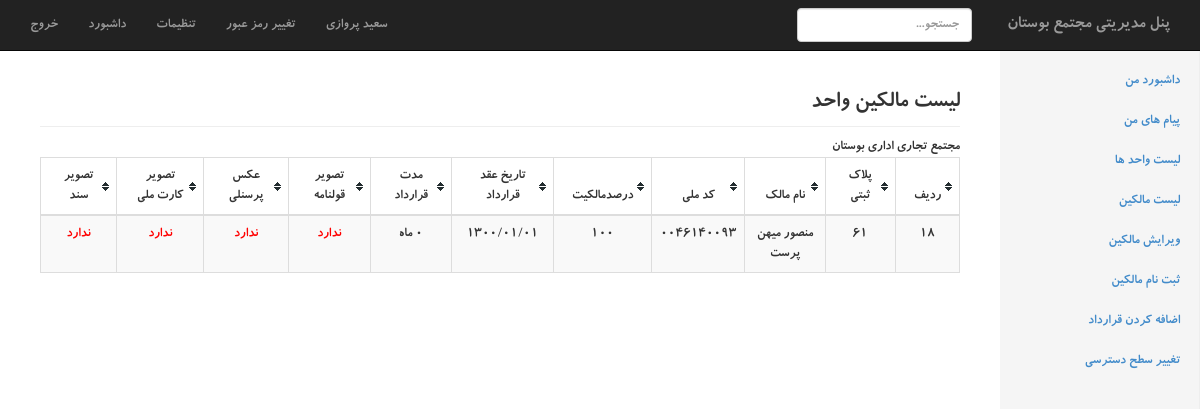
The page /index.php?page=vahed_contracts&id=61 (signed in) on the database its author committed.
### tables this page shows
CREATE TABLE IF NOT EXISTS `contract` (
`id` int(11) NOT NULL,
  `vahed_id` int(11) NOT NULL,
  `users_id` int(11) NOT NULL,
  `percent` int(11) NOT NULL,
  `gholname_image` varchar(250) NOT NULL,
  `begin_date` bigint(20) NOT NULL,
  `duration` int(11) NOT NULL
);

CREATE TABLE IF NOT EXISTS `vahed` (
`id` int(11) NOT NULL,
  `radif` varchar(255) DEFAULT NULL,
  `pelak_sabti` varchar(255) DEFAULT NULL,
  `pelak_abi` varchar(255) DEFAULT NULL,
  `address` varchar(255) DEFAULT NULL,
  `masahat_sabti` varchar(255) DEFAULT NULL,
  `kontori_marboote` varchar(255) DEFAULT NULL,
  `shomare_badane_kontor` varchar(255) DEFAULT NULL,
  `shomare_parvande` varchar(255) DEFAULT NULL,
  `noe_faaz` varchar(255) DEFAULT NULL,
  `noe_karbari` varchar(255) DEFAULT NULL,
  `ab` varchar(255) DEFAULT NULL,
  `parking` varchar(255) DEFAULT NULL,
  `gaz` varchar(255) DEFAULT NULL,
  `telephone` varchar(255) DEFAULT NULL,
  `sanad` varchar(250) NOT NULL
);

CREATE TABLE IF NOT EXISTS `users` (
`id` int(11) NOT NULL,
  `first_name` varchar(250) NOT NULL,
  `last_name` varchar(250) NOT NULL,
  `melli_code` varchar(250) NOT NULL,
  `shenasname` varchar(250) NOT NULL,
  `mobile` varchar(250) NOT NULL,
  `tel` varchar(250) NOT NULL,
  `address` text NOT NULL,
  `birthday` bigint(20) NOT NULL,
  `personal_image` varchar(250) NOT NULL,
  `karte_melli_image` varchar(250) NOT NULL
);

### include/jdf.php (called while the page is built, shortened)
<?php
function jdate($format,$timestamp='',$none='',$time_zone='Asia/Tehran',$tr_num='fa'){
 $T_sec=0;
 $ts=$T_sec+(($timestamp=='' or $timestamp=='now')?time():tr_num($timestamp));
 $date=explode('_',date('H_i_j_n_O_P_s_w_Y',$ts));
 list($j_y,$j_m,$j_d)=gregorian_to_jalali($date[8],$date[3],$date[2]);
 $sl=strlen($format);
 $out='';
 for($i=0; $i<$sl; $i++){
  $sub=substr($format,$i,1);
  switch($sub){
	case'd':
	$out.=($j_d<10)?'0'.$j_d:$j_d;
	break;
	case'm':
	$out.=($j_m>9)?$j_m:'0'.$j_m;
	break;
	case'Y':
	$out.=$j_y;
	break;
	default:$out.=$sub;
  }
 }
 return($tr_num!='en')?tr_num($out,'fa','.'):$out;
}
function tr_num($str,$mod='en',$mf='٫'){
 $num_a=array('0','1','2','3','4','5','6','7','8','9','.');
 $key_a=array('۰','۱','۲','۳','۴','۵','۶','۷','۸','۹',$mf);
 return($mod=='fa')?str_replace($num_a,$key_a,$str):str_replace($key_a,$num_a,$str);
}
function gregorian_to_jalali($g_y,$g_m,$g_d,$mod=''){
	$g_y=tr_num($g_y); $g_m=tr_num($g_m); $g_d=tr_num($g_d);
 $d_4=$g_y%4;
 $g_a=array(0,0,31,59,90,120,151,181,212,243,273,304,334);
 $doy_g=$g_a[(int)$g_m]+$g_d;
 $d_33=(int)((($g_y-16)%132)*.0305);
 $a=($d_33==3 or $d_33<($d_4-1) or $d_4==0)?286:287;
 $b=(($d_33==1 or $d_33==2) and ($d_33==$d_4 or $d_4==1))?78:(($d_33==3 and $d_4==0)?80:79);
 if((int)(($g_y-10)/63)==30){$a--;$b++;}
 if($doy_g>$b){
  $jy=$g_y-621; $doy_j=$doy_g-$b;
 }else{
  $jy=$g_y-622; $doy_j=$doy_g+$a;
 }
 if($doy_j<187){
  $jm=(int)(($doy_j-1)/31); $jd=$doy_j-(31*$jm++);
 }else{
  $jm=(int)(($doy_j-187)/30); $jd=$doy_j-186-($jm*30); $jm+=7;
 }
 return($mod=='')?array($jy,$jm,$jd):$jy.$mod.$jm.$mod.$jd;
}

### include/vahed_contracts.php (the view, shortened to what this page needs)
<h3 class="sub-header">لیست مالکین واحد</h3>
مجتمع تجاری اداری بوستان
    <table class="table table-striped table-hover table-bordered tablesorter">
    		<thead>
				<tr>
					<th>ردیف</th>
					<th>پلاک ثبتی</th>
                    <th>نام مالک</th>
                    <th>کد ملی</th>
					<th>درصدمالکیت</th>
                    <th>تاریخ عقد قرارداد</th>
                    <th>مدت قرارداد</th>
					<th>تصویر قولنامه</th>
                    <th>عکس پرسنلی</th>
                    <th>تصویر کارت ملی</th>
                    <th>تصویر سند</th>
				</tr>
            </thead>
            <tbody>
<?php
	$id = $_REQUEST['id'];
	$vahed_contracts_query = "SELECT
								contract.id,contract.vahed_id,contract.users_id,contract.percent,contract.gholname_image,contract.begin_date,contract.duration,
								users.first_name,users.last_name,users.melli_code,users.personal_image,users.karte_melli_image,
								vahed.pelak_sabti,vahed.sanad
								 FROM `contract`
									INNER JOIN users ON contract.users_id = users.id
									INNER JOIN vahed ON contract.vahed_id = vahed.id
								 WHERE contract.vahed_id = '$id' ";
	$vahed_contracts_result = $mysqli->query($vahed_contracts_query);
	while($vahed_contracts_row = $vahed_contracts_result->fetch_assoc()){
		if($vahed_contracts_row['gholname_image']){
				$vahed_contracts_row['gholname_image'] = '<a target="_blank" href="images/gholname/'.$vahed_contracts_row['gholname_image'].'"><img src="images/gholname/'.$vahed_contracts_row['gholname_image'].'" width="30"></a>';
				}else{
				$vahed_contracts_row['gholname_image'] = '<span style="color:red">ندارد</span>';
					}
		if($vahed_contracts_row['personal_image']){
				$vahed_contracts_row['personal_image'] = '<a target="_blank" href="images/users/personal/'.$vahed_contracts_row['personal_image'].'"><img src="images/users/personal/'.$vahed_contracts_row['personal_image'].'" width="30"></a>';
				}else{
				$vahed_contracts_row['personal_image'] = '<span style="color:red">ندارد</span>';
					}
		if($vahed_contracts_row['karte_melli_image']){
				$vahed_contracts_row['karte_melli_image'] = '<a target="_blank" href="images/users/melli_card/'.$vahed_contracts_row['karte_melli_image'].'"><img src="images/users/melli_card/'.$vahed_contracts_row['karte_melli_image'].'" width="30"></a>';
				}else{
				$vahed_contracts_row['karte_melli_image'] = '<span style="color:red">ندارد</span>';
					}
		if($vahed_contracts_row['sanad']){
				$vahed_contracts_row['sanad'] = '<a target="_blank" href="images/vahed/'.$vahed_contracts_row['sanad'].'"><img src="images/vahed/'.$vahed_contracts_row['sanad'].'" width="30"></a>';
				}else{
				$vahed_contracts_row['sanad'] = '<span style="color:red">ندارد</span>';
					}
					$vahed_contracts_row['begin_date'] = jdate("Y/m/d",$vahed_contracts_row['begin_date']);
		echo "
		  <tr>
					<td>$vahed_contracts_row[id]</td>
					<td>$vahed_contracts_row[pelak_sabti]</td>
					<td>$vahed_contracts_row[first_name] $vahed_contracts_row[last_name]</td>
					<td>$vahed_contracts_row[melli_code]</td>
					<td>$vahed_contracts_row[percent]</td>
					<td>$vahed_contracts_row[begin_date]</td>
					<td>$vahed_contracts_row[duration] ماه</td>
					<td>$vahed_contracts_row[gholname_image]</td>
					<td>$vahed_contracts_row[personal_image]</td>
					<td>$vahed_contracts_row[karte_melli_image]</td>
					<td>$vahed_contracts_row[sanad]</td>
		  </tr>";
	}
?>
</tbody>
</table>

### css/style.css (style rules this page uses)
table.tablesorter thead tr .header { background-image: url(bg.gif); background-repeat: no-repeat; background-position:center right; cursor: pointer; }
table.tablesorter thead th { padding:8px 18px; }

### css/dashboard.css (style rules this page uses)
body { padding-top: 50px; direction:rtl; font-family:bkoodakbold,tahoma; }
.sub-header { padding-bottom: 10px; border-bottom: 1px solid #eee; }
td { text-align:center; }
th { text-align:center; }

### rows shown on the page
contract: id "18", vahed.pelak_sabti "61", users.first_name "منصور", users.last_name "میهن پرست", users.melli_code "0046140093", percent "100", vahed_contracts_row "۱۳۰۰/۰۱/۰۱", duration "0"

### other values the page prints
$_SESSION['MM_admin_first_name'] "سعید"
$_SESSION['MM_admin_last_name'] "پروازی"
